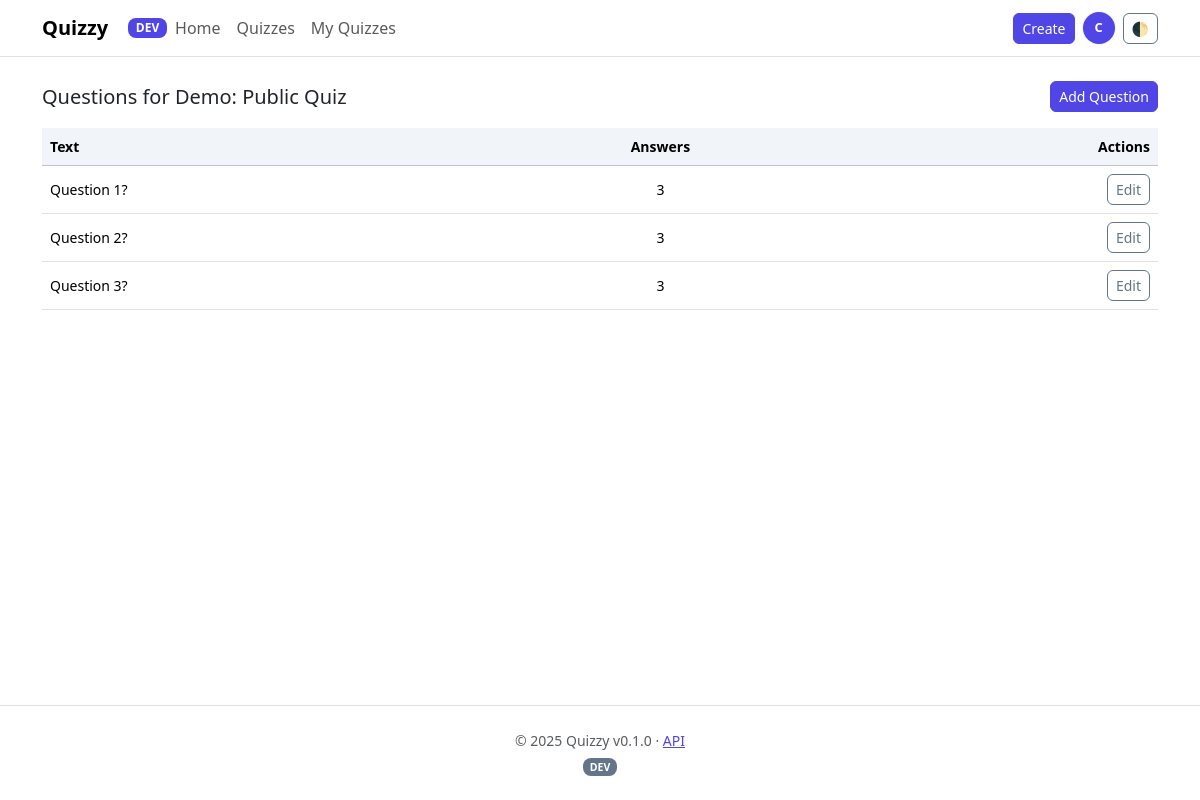
The page /quizzes/my/5/questions/ (signed in) on the database as committed earlier.
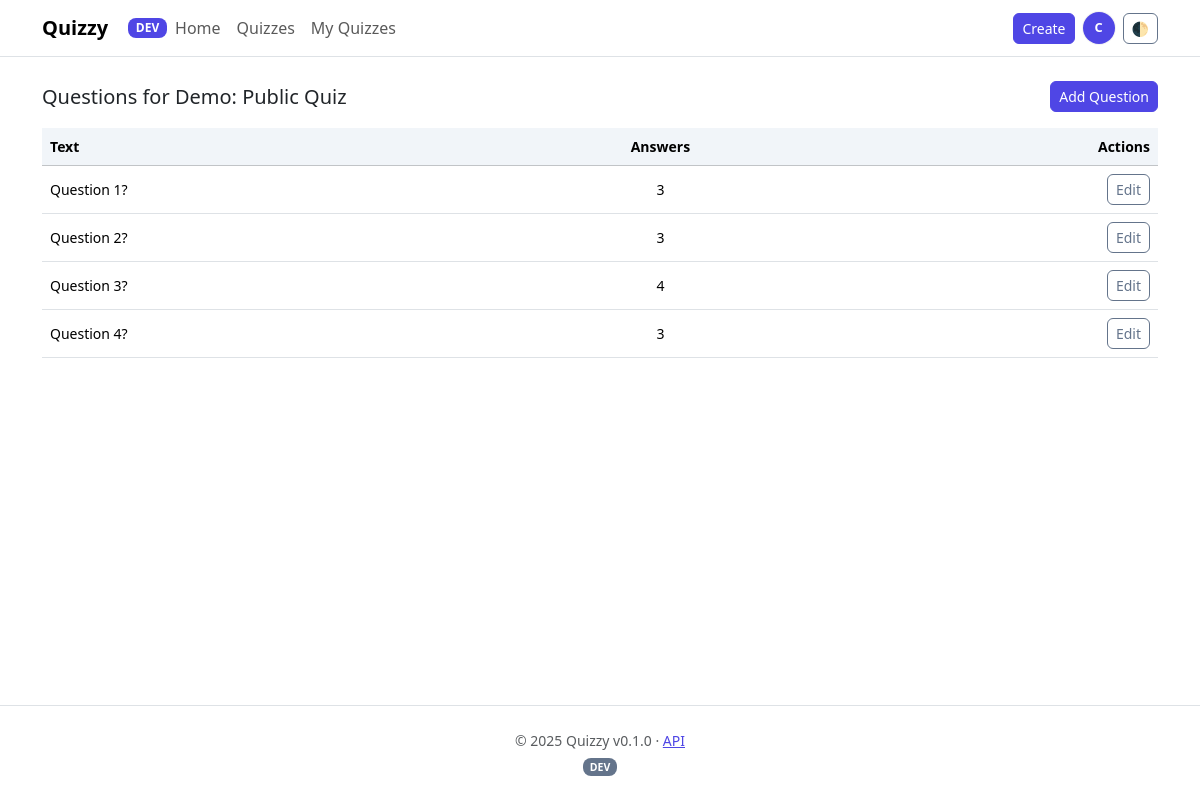
The same page on the database as committed later.
### quizzes/models.py (models this page shows, shortened)
class Quiz(models.Model):
	PUBLIC = "public"
	PRIVATE = "private"
	VISIBILITY_CHOICES = [(PUBLIC, "Public"), (PRIVATE, "Private")]
	SCORING_BEST = "best"
	SCORING_FIRST = "first"
	SCORING_LAST = "last"
	SCORING_POLICY_CHOICES = [
		(SCORING_BEST, "Best"),
		(SCORING_FIRST, "First"),
		(SCORING_LAST, "Last"),
	]
	title = models.CharField(max_length=255)
	description = models.TextField(blank=True)
	creator = models.ForeignKey(User, on_delete=models.CASCADE, related_name="quizzes")
	created_at = models.DateTimeField(auto_now_add=True)
	is_published = models.BooleanField(default=False)
	visibility = models.CharField(max_length=10, choices=VISIBILITY_CHOICES, default=PUBLIC)
	allow_multiple_attempts = models.BooleanField(default=False)
	max_attempts = models.PositiveIntegerField(null=True, blank=True)
	scoring_policy = models.CharField(max_length=10, default="best", choices=SCORING_POLICY_CHOICES)

class Question(models.Model):
	quiz = models.ForeignKey(Quiz, on_delete=models.CASCADE, related_name="questions")
	text = models.TextField()
	allow_multiple_attempts = models.BooleanField(default=False)
	max_attempts = models.PositiveIntegerField(null=True, blank=True)

### quizzes/views.py (the view)
# urls.py: path("my/<int:pk>/questions/", QuestionListView.as_view(), name="questions"),
class QuestionListView(LoginRequiredMixin, ListView):
	template_name = "quizzes/questions_list.html"
	model = Question
	context_object_name = "questions"
	def dispatch(self, request, *args, **kwargs):
		if not request.user.is_authenticated:
			return self.handle_no_permission()
		self.quiz = get_object_or_404(Quiz, pk=kwargs["pk"], creator=request.user)
		return super().dispatch(request, *args, **kwargs)
	def get_queryset(self):
		return Question.objects.filter(quiz=self.quiz)
	def get_context_data(self, **kwargs):
		ctx = super().get_context_data(**kwargs)
		ctx["quiz"] = self.quiz
		return ctx

### quizzes/templates/quizzes/questions_list.html
{% extends 'base.html' %}
{% block content %}
<div class="d-flex justify-content-between align-items-center flex-wrap gap-2 mb-3">
  <h2 class="h5 mb-0">Questions for {{ quiz.title }}</h2>
  <a class="btn btn-sm btn-primary" href="{% url 'quizzes:question-new' quiz.id %}">Add Question</a>
</div>
<div class="table-responsive small">
  <table class="table align-middle mb-0">
    <thead class="table-light">
      <tr><th>Text</th><th class="text-center">Answers</th><th class="text-end">Actions</th></tr>
    </thead>
    <tbody>
      {% for q in questions %}
        <tr>
          <td>{{ q.text }}</td>
          <td class="text-center">{{ q.answers.count }}</td>
          <td class="text-end"><a class="btn btn-sm btn-outline-secondary" href="{% url 'quizzes:question-edit' quiz.id q.id %}">Edit</a></td>
        </tr>
      {% empty %}
        <tr><td colspan="3" class="text-center text-body-secondary py-4">No questions yet.</td></tr>
      {% endfor %}
    </tbody>
  </table>
</div>
{% endblock %}

### templates/base.html (shortened to what this page needs)
<!doctype html>
{% load static %}
<html lang="en" class="h-full">
  <head>
  <link rel="stylesheet" href="{% static 'css/app.css' %}">
  </head>
  <body class="min-vh-100 d-flex flex-column">
    {% include 'partials/navbar.html' %}
    <div class="container py-4 flex-grow-1">
      <main id="main-content">
        {% block content %}{% endblock %}
      </main>
    </div>
    {% include 'partials/footer.html' %}
  </body>
</html>

### templates/partials/navbar.html (shortened to what this page needs)
<nav class="navbar navbar-expand-lg navbar-light bg-white border-bottom sticky-top" data-bs-theme="light">
  <div class="container">
    <a class="navbar-brand fw-semibold" href="{% url 'home' %}">{{ SITE_NAME }}</a>
    {% if ENV_LABEL %}<span class="badge text-bg-primary ms-1">{{ ENV_LABEL }}</span>{% endif %}
    <div class="collapse navbar-collapse" id="mainNav">
      <ul class="navbar-nav me-auto mb-2 mb-lg-0">
        <li class="nav-item"><a class="nav-link" href="{% url 'home' %}">Home</a></li>
        <li class="nav-item"><a class="nav-link" href="{% url 'quizzes:list' %}">Quizzes</a></li>
        {% if request.user.is_authenticated %}
          <li class="nav-item"><a class="nav-link" href="{% url 'quizzes:my-list' %}">My Quizzes</a></li>
        {% endif %}
      </ul>
      <div class="d-flex align-items-center gap-2">
        {% if request.user.is_authenticated %}
          <a href="{% url 'quizzes:create' %}" class="btn btn-sm btn-primary">Create</a>
          <div class="dropdown">
            <button class="btn p-0 border-0 bg-transparent" data-bs-toggle="dropdown" aria-label="Account menu">
              <span class="avatar-circle" title="{{ request.user.get_full_name|default:request.user.username }}">{% firstof request.user.first_name|slice:':1' request.user.username|slice:':1' %}</span>
            </button>
          </div>
        {% else %}
          <a href="{% url 'login' %}" class="btn btn-sm btn-outline-primary">Login</a>
          <a href="{% url 'register' %}" class="btn btn-sm btn-primary">Register</a>
        {% endif %}
        <button id="theme-toggle" class="btn btn-sm btn-outline-secondary" type="button" aria-label="Toggle theme">🌓</button>
      </div>
    </div>
  </div>
</nav>

### templates/partials/footer.html
{% load tz %}
<footer class="mt-auto border-top py-4 small text-center text-muted">
  <div class="container">
    <p class="mb-1">© {% now "Y" %} {{ SITE_NAME }}{% if APP_VERSION %} v{{ APP_VERSION }}{% endif %} · <a href="/api/">API</a></p>
    {% if ENV_LABEL %}<span class="badge text-bg-secondary">{{ ENV_LABEL }}</span>{% endif %}
  </div>
</footer>

### templates/base.html (style rules this page uses)
body { font-family: ui-sans-serif, system-ui, -apple-system, Segoe UI, Roboto, Ubuntu, Cantarell, Noto Sans, Helvetica Neue, Arial, "Apple Color Emoji", "Segoe UI Emoji"; }

Rows that differ between the two databases and show on the page:
computed for Question "Question 3?": answers.count "3" → "4"
added Question: text "Question 4?", answers.count "3"
